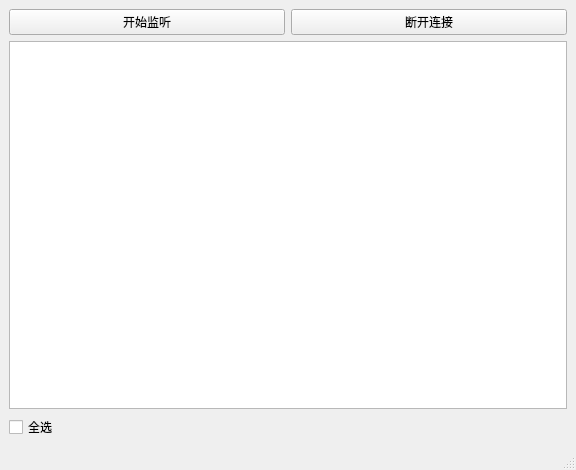
<?xml version="1.0" encoding="UTF-8"?>
<ui version="4.0">
 <class>MainWindow</class>
 <widget class="QMainWindow" name="MainWindow">
  <property name="geometry">
   <rect>
    <x>0</x>
    <y>0</y>
    <width>576</width>
    <height>470</height>
   </rect>
  </property>
  <property name="windowTitle">
   <string>MainWindow</string>
  </property>
  <widget class="QWidget" name="centralwidget">
   <layout class="QVBoxLayout" name="verticalLayout_3">
    <item>
     <layout class="QVBoxLayout" name="verticalLayout_2">
      <item>
       <layout class="QVBoxLayout" name="verticalLayout">
        <item>
         <layout class="QHBoxLayout" name="horizontalLayout">
          <item>
           <widget class="QPushButton" name="pushButton">
            <property name="text">
             <string>开始监听</string>
            </property>
           </widget>
          </item>
          <item>
           <widget class="QPushButton" name="pushButton_2">
            <property name="text">
             <string>断开连接</string>
            </property>
           </widget>
          </item>
         </layout>
        </item>
        <item>
         <widget class="QTableView" name="clientView"/>
        </item>
       </layout>
      </item>
      <item>
       <layout class="QHBoxLayout" name="horizontalLayout_2">
        <item>
         <widget class="QCheckBox" name="checkBox">
          <property name="text">
           <string>全选</string>
          </property>
         </widget>
        </item>
       </layout>
      </item>
     </layout>
    </item>
   </layout>
  </widget>
  <widget class="QMenuBar" name="menubar">
   <property name="geometry">
    <rect>
     <x>0</x>
     <y>0</y>
     <width>576</width>
     <height>25</height>
    </rect>
   </property>
  </widget>
  <widget class="QStatusBar" name="statusbar"/>
 </widget>
 <resources/>
 <connections/>
</ui>
